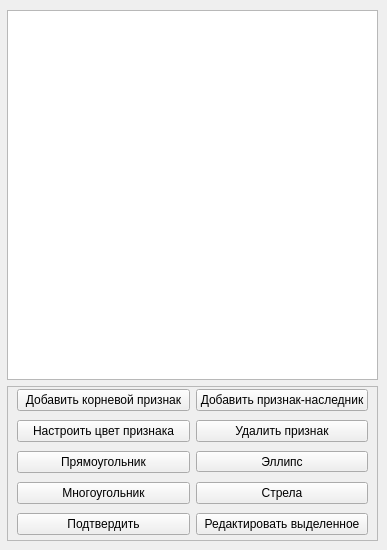
       <widget class="QWidget" name="pageMark">
        <widget class="QWidget" name="layoutWidget_7">
         <property name="geometry">
          <rect>
           <x>7</x>
           <y>10</y>
           <width>371</width>
           <height>531</height>
          </rect>
         </property>
         <layout class="QVBoxLayout" name="verticalLayoutMark">
          <item>
           <widget class="QTreeWidget" name="treeWidget">
            <attribute name="headerVisible">
             <bool>false</bool>
            </attribute>
            <column>
             <property name="text">
              <string>1</string>
             </property>
            </column>
           </widget>
          </item>
          <item>
           <widget class="QFrame" name="frameMtools">
            <property name="enabled">
             <bool>true</bool>
            </property>
            <property name="sizePolicy">
             <sizepolicy hsizetype="Preferred" vsizetype="Fixed">
              <horstretch>0</horstretch>
              <verstretch>155</verstretch>
             </sizepolicy>
            </property>
            <property name="minimumSize">
             <size>
              <width>0</width>
              <height>155</height>
             </size>
            </property>
            <property name="maximumSize">
             <size>
              <width>16777215</width>
              <height>155</height>
             </size>
            </property>
            <property name="frameShape">
             <enum>QFrame::StyledPanel</enum>
            </property>
            <property name="frameShadow">
             <enum>QFrame::Raised</enum>
            </property>
            <widget class="QWidget" name="layoutWidget_8">
             <property name="geometry">
              <rect>
               <x>10</x>
               <y>0</y>
               <width>351</width>
               <height>152</height>
              </rect>
             </property>
             <layout class="QGridLayout" name="gridLayoutMtools">
              <item row="3" column="0">
               <widget class="QToolButton" name="toolRect">
                <property name="sizePolicy">
                 <sizepolicy hsizetype="Expanding" vsizetype="Fixed">
                  <horstretch>94</horstretch>
                  <verstretch>22</verstretch>
                 </sizepolicy>
                </property>
                <property name="minimumSize">
                 <size>
                  <width>94</width>
                  <height>22</height>
                 </size>
                </property>
                <property name="text">
                 <string>Прямоугольник</string>
                </property>
                <property name="checkable">
                 <bool>true</bool>
                </property>
               </widget>
              </item>
              <item row="4" column="0">
               <widget class="QToolButton" name="toolPoly">
                <property name="sizePolicy">
                 <sizepolicy hsizetype="Expanding" vsizetype="Fixed">
                  <horstretch>94</horstretch>
                  <verstretch>22</verstretch>
                 </sizepolicy>
                </property>
                <property name="minimumSize">
                 <size>
                  <width>94</width>
                  <height>22</height>
                 </size>
                </property>
                <property name="text">
                 <string>Многоугольник</string>
                </property>
                <property name="checkable">
                 <bool>true</bool>
                </property>
               </widget>
              </item>
              <item row="4" column="1">
               <widget class="QToolButton" name="toolArrow">
                <property name="sizePolicy">
                 <sizepolicy hsizetype="Expanding" vsizetype="Fixed">
                  <horstretch>94</horstretch>
                  <verstretch>22</verstretch>
                 </sizepolicy>
                </property>
                <property name="minimumSize">
                 <size>
                  <width>94</width>
                  <height>22</height>
                 </size>
                </property>
                <property name="text">
                 <string>Стрела</string>
                </property>
                <property name="checkable">
                 <bool>true</bool>
                </property>
               </widget>
              </item>
              <item row="3" column="1">
               <widget class="QToolButton" name="toolEllipse">
                <property name="sizePolicy">
                 <sizepolicy hsizetype="Expanding" vsizetype="Fixed">
                  <horstretch>94</horstretch>
                  <verstretch>22</verstretch>
                 </sizepolicy>
                </property>
                <property name="minimumSize">
                 <size>
                  <width>94</width>
                  <height>0</height>
                 </size>
                </property>
                <property name="text">
                 <string>Эллипс</string>
                </property>
                <property name="checkable">
                 <bool>true</bool>
                </property>
               </widget>
              </item>
              <item row="1" column="0">
               <widget class="QToolButton" name="toolAddRoot">
                <property name="sizePolicy">
                 <sizepolicy hsizetype="Expanding" vsizetype="Fixed">
                  <horstretch>94</horstretch>
                  <verstretch>22</verstretch>
                 </sizepolicy>
                </property>
                <property name="minimumSize">
                 <size>
                  <width>94</width>
                  <height>22</height>
                 </size>
                </property>
                <property name="text">
                 <string>Добавить корневой признак</string>
                </property>
               </widget>
              </item>
              <item row="1" column="1">
               <widget class="QToolButton" name="toolAddChild">
                <property name="enabled">
                 <bool>true</bool>
                </property>
                <property name="sizePolicy">
                 <sizepolicy hsizetype="Expanding" vsizetype="Fixed">
                  <horstretch>94</horstretch>
                  <verstretch>22</verstretch>
                 </sizepolicy>
                </property>
                <property name="minimumSize">
                 <size>
                  <width>94</width>
                  <height>22</height>
                 </size>
                </property>
                <property name="text">
                 <string>Добавить признак-наследник</string>
                </property>
               </widget>
              </item>
              <item row="2" column="1">
               <widget class="QToolButton" name="toolRem">
                <property name="sizePolicy">
                 <sizepolicy hsizetype="Expanding" vsizetype="Fixed">
                  <horstretch>94</horstretch>
                  <verstretch>22</verstretch>
                 </sizepolicy>
                </property>
                <property name="minimumSize">
                 <size>
                  <width>94</width>
                  <height>22</height>
                 </size>
                </property>
                <property name="text">
                 <string>Удалить признак</string>
                </property>
               </widget>
              </item>
              <item row="2" column="0">
               <widget class="QToolButton" name="toolCol">
                <property name="sizePolicy">
                 <sizepolicy hsizetype="Expanding" vsizetype="Fixed">
                  <horstretch>94</horstretch>
                  <verstretch>22</verstretch>
                 </sizepolicy>
                </property>
                <property name="minimumSize">
                 <size>
                  <width>94</width>
                  <height>22</height>
                 </size>
                </property>
                <property name="text">
                 <string>Настроить цвет признака</string>
                </property>
               </widget>
              </item>
              <item row="5" column="0">
               <widget class="QToolButton" name="toolConf">
                <property name="enabled">
                 <bool>true</bool>
                </property>
                <property name="sizePolicy">
                 <sizepolicy hsizetype="Expanding" vsizetype="Fixed">
                  <horstretch>94</horstretch>
                  <verstretch>22</verstretch>
                 </sizepolicy>
                </property>
                <property name="minimumSize">
                 <size>
                  <width>94</width>
                  <height>22</height>
                 </size>
                </property>
                <property name="text">
                 <string>Подтвердить</string>
                </property>
                <property name="checkable">
                 <bool>false</bool>
                </property>
               </widget>
              </item>
              <item row="5" column="1">
               <widget class="QToolButton" name="toolEdit">
                <property name="enabled">
                 <bool>true</bool>
                </property>
                <property name="sizePolicy">
                 <sizepolicy hsizetype="Expanding" vsizetype="Fixed">
                  <horstretch>94</horstretch>
                  <verstretch>22</verstretch>
                 </sizepolicy>
                </property>
                <property name="minimumSize">
                 <size>
                  <width>94</width>
                  <height>22</height>
                 </size>
                </property>
                <property name="text">
                 <string>Редактировать выделенное</string>
                </property>
                <property name="checkable">
                 <bool>false</bool>
                </property>
               </widget>
              </item>
             </layout>
            </widget>
           </widget>
          </item>
         </layout>
        </widget>
       </widget>
